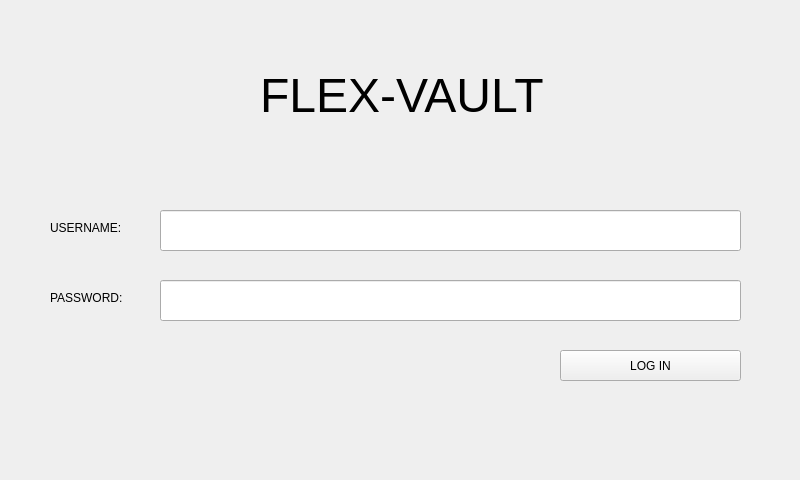
<?xml version="1.0" encoding="UTF-8"?>
<ui version="4.0">
 <class>Login</class>
 <widget class="QWidget" name="Login">
  <property name="geometry">
   <rect>
    <x>0</x>
    <y>0</y>
    <width>800</width>
    <height>480</height>
   </rect>
  </property>
  <property name="windowTitle">
   <string>Form</string>
  </property>
  <property name="styleSheet">
   <string notr="true">border-color: qradialgradient(spread:repeat, cx:0.5, cy:0.5, radius:0.077, fx:0.5, fy:0.5, stop:0 rgba(0, 169, 255, 147), stop:0.497326 rgba(0, 0, 0, 147), stop:1 rgba(0, 169, 255, 147));</string>
  </property>
  <widget class="QPushButton" name="loginButton">
   <property name="geometry">
    <rect>
     <x>560</x>
     <y>350</y>
     <width>181</width>
     <height>31</height>
    </rect>
   </property>
   <property name="text">
    <string>LOG IN</string>
   </property>
  </widget>
  <widget class="QLineEdit" name="idLineEdit">
   <property name="geometry">
    <rect>
     <x>160</x>
     <y>210</y>
     <width>581</width>
     <height>41</height>
    </rect>
   </property>
  </widget>
  <widget class="QLineEdit" name="passwordLineEdit">
   <property name="geometry">
    <rect>
     <x>160</x>
     <y>280</y>
     <width>581</width>
     <height>41</height>
    </rect>
   </property>
   <property name="echoMode">
    <enum>QLineEdit::Password</enum>
   </property>
  </widget>
  <widget class="QLabel" name="idLabel">
   <property name="geometry">
    <rect>
     <x>50</x>
     <y>220</y>
     <width>91</width>
     <height>16</height>
    </rect>
   </property>
   <property name="text">
    <string>USERNAME:</string>
   </property>
  </widget>
  <widget class="QLabel" name="passwordLabel">
   <property name="geometry">
    <rect>
     <x>50</x>
     <y>290</y>
     <width>111</width>
     <height>16</height>
    </rect>
   </property>
   <property name="text">
    <string>PASSWORD:</string>
   </property>
  </widget>
  <widget class="QLabel" name="flexVaultLabel">
   <property name="geometry">
    <rect>
     <x>260</x>
     <y>70</y>
     <width>361</width>
     <height>51</height>
    </rect>
   </property>
   <property name="font">
    <font>
     <pointsize>36</pointsize>
    </font>
   </property>
   <property name="text">
    <string>FLEX-VAULT</string>
   </property>
  </widget>
 </widget>
 <resources/>
 <connections/>
</ui>
